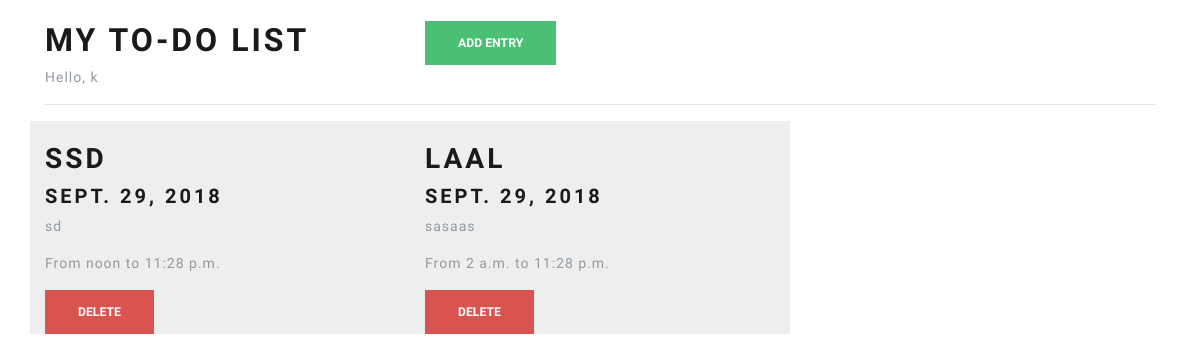
/calendar (signed in), run on an earlier commit of the app's database.
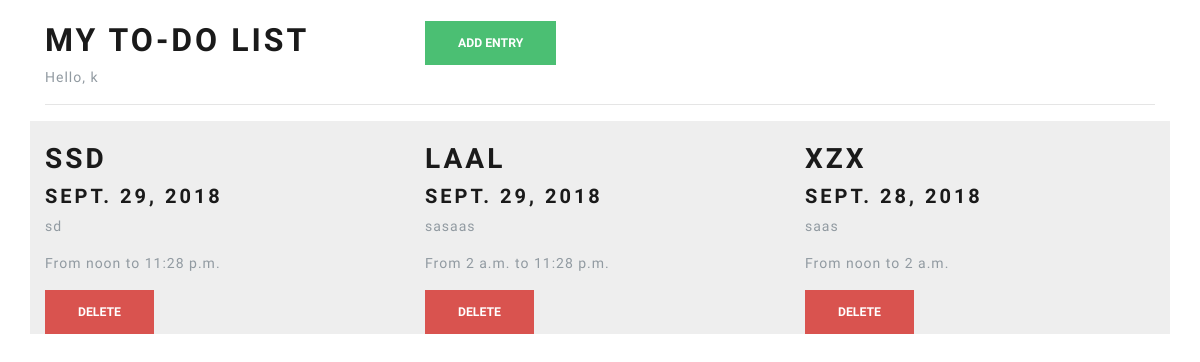
And on a later commit of the database.
### calendarNote/models.py (models this page shows, shortened)
class Entry(models.Model):
    name = models.CharField(max_length=100)
    author = models.ForeignKey(User, on_delete=models.CASCADE)
    date = models.DateField()
    start_time = models.TimeField()
    end_time = models.TimeField()
    description = models.TextField()
    created = models.DateTimeField(auto_now_add=True)

### calendarNote/views.py (the view)
# urls.py: path('calendar', views.CalendarListView.as_view(), name='calendar'),
class CalendarListView(ListView):
    template_name = 'calendarNote/calendar.html'
    model = Entry
    context_object_name = 'entries'
    def get_queryset(self, *args, **kwargs):
        return Entry.objects.filter(author=self.request.user)

### calendarNote/templates/calendarNote/calendar.html
{% extends 'calendarNote/base.html' %}
{% block content %}
<div class="container">
  <br />
  <div class="row">
    <div class="col-lg-4">
      <h1>My To-Do list</h1>
        <span>Hello, {{ request.user.username }}</span>
    </div>
    <div class="col-lg-8">
      <button onclick="window.location='{% url 'add' %}'" type="button" class="btn btn-success">Add Entry</button>
    </div>
  </div>
  <hr />
  <div class="row">
    {% for entry in entries %}
      {% include 'calendarNote/_calendar_entry.html' %}
    {% endfor %}
  </div>
</div>
{% endblock %}

### calendarNote/templates/calendarNote/_calendar_entry.html
<div class="calendar_entry col-lg-4">
  <br />
  <h2>{{ entry.name }}</h2>
  <h4>{{ entry.date }}</h4>
  <p>{{ entry.description|truncatechars:100 }}</p>
    <p>From {{ entry.start_time }} to {{ entry.end_time}}</p>
  <button data-id="{{ entry.id }}" onclick="deleteCalendarEntry(this)" class="btn btn-danger">Delete</button>
</div>

What changed in the data, as far as the page shows it:
added Entry: name "XZX", date "SEPT. 28, 2018", description "saas", start_time "noon", end_time "2 a.m."
